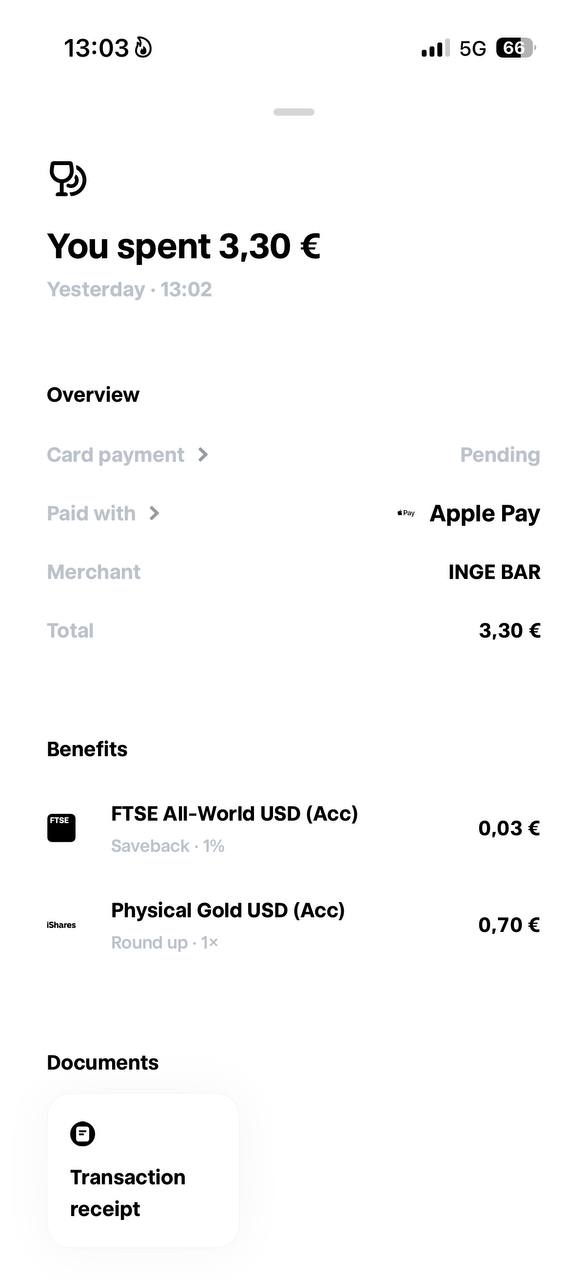
#> input picture temp_photo.jpg, 588 x 1280 px
$ python -i ocr_client.py   (imports and definitions only)
#> lines starting #> are read from the running program, lines starting #| are printed output that depends on the picture
"""
src/ocr_client.py — Tesseract OCR wrapper per estrazione testo da foto scontrini.

Pipeline: immagine → preprocessing PIL → pytesseract (ita) → testo pulito →
estrazione allowlist (Art. 5(1)(c) GDPR — minimizzazione).

Allowlist invece di denylist: invece di enumerare cosa scartare (approccio fragile,
vedi il caso "scontrino parlante" farmacia sanzionato dal Garante Privacy), si tiene
SOLO ciò che il parser usa davvero — nome esercizio, data, importo totale — e si
scarta tutto il resto per default (righe articolo, indirizzo, telefono, IVA, numero
scontrino, ecc.). Nessun dato oltre questi 3 campi raggiunge mai l'LLM esterno o i log.
"""

import logging
import re

import pytesseract
from PIL import Image, ImageEnhance, ImageFilter

logger = logging.getLogger("financial_agent.ocr")

# Difesa da decompression bomb: un file piccolo (sotto MAX_FILE_SIZE_MB) può
# dichiarare dimensioni pixel enormi e far allocare a Pillow centinaia di MB in
# memoria al decode. Una foto scontrino reale (anche da fotocamera 48MP) sta
# ampiamente sotto questa soglia; il default di Pillow (~89M pixel, solo warning,
# non blocca) è troppo permissivo per input non fidati da Telegram.
Image.MAX_IMAGE_PIXELS = 30_000_000

# Soglia minima di caratteri per considerare l'OCR riuscito
_MIN_TEXT_LENGTH = 10

# PSM 6 ("assume a single uniform block of text") invece del default PSM 3
# (segmentazione automatica della pagina): su scontrini fotografati/sgualciti il
# default può decidere che intere righe (spesso proprio quella della data) "non
# sono testo valido" e scartarle prima ancora di leggerle, o restituire stringa
# vuota. Verificato su foto reali: con PSM 3 alcuni scontrini restituivano 0
# caratteri o mancavano completamente della riga data; con PSM 6 il testo (incluse
# le date) viene estratto correttamente. Uno scontrino è una singola colonna
# stretta di testo — non ha la struttura complessa per cui PSM 3 è pensato.
_TESSERACT_CONFIG = "--psm 6"

# Etichette tipiche su scontrini italiani seguite dal nome di un terzo (cameriere,
# cassiere, cliente...) — dato personale non necessario alla categorizzazione della
# spesa (Art. 5(1)(c) GDPR: minimizzazione). Applicato come rete di sicurezza sulla
# riga nome-esercizio estratta dall'allowlist (difesa in profondità).
_PII_LABEL_RE = re.compile(
    r"^\s*(cameriere|operatore|cassiere|cassa\s*n?°?\s*\d*|cliente|servito\s+da|"
    r"addetto|venditore|referente|rif\.?\s*cliente|nome\s+cliente|tavolo\s*\d*)\s*[:\-].*$",
    re.IGNORECASE,
)

# Sequenze numeriche lunghe (carte fedeltà, codici fiscali, ultime cifre carta di
# pagamento) — non necessarie alla categorizzazione, vengono mascherate.
_LONG_DIGIT_RE = re.compile(r"\b\d[\d \-]{11,}\d\b")

# Data — formato italiano (gg/mm/aaaa, gg-mm-aa, gg.mm.aaaa) o ISO (aaaa-mm-gg).
_DATE_RE = re.compile(r"\b(\d{1,2}[/\-.]\d{1,2}[/\-.]\d{2,4}|\d{4}-\d{2}-\d{2})\b")

# Importo totale — riga con etichetta nota (TOTALE, IMPORTO, DA PAGARE) seguita da un
# valore in formato prezzo. Cercato PRIMA del fallback su qualunque prezzo nel testo.
_TOTAL_LABEL_RE = re.compile(
    r"(totale\s*(?:eur|complessivo|euro)?|importo|da\s+pagare)\D{0,20}(\d{1,5}[.,]\d{2})",
    re.IGNORECASE,
)
# Fallback: qualunque valore in formato prezzo (usato se nessuna label matcha —
# si assume che il totale sia il valore più alto presente sullo scontrino).
_AMOUNT_ANY_RE = re.compile(r"\b(\d{1,5}[.,]\d{2})\b")


class OCRError(Exception):
    """Errore generico: impossibile leggere lo scontrino (foto illeggibile)."""


class OCRMerchantNotFoundError(OCRError):
    """Nome dell'esercizio non riconosciuto nel testo estratto."""


class OCRDateNotFoundError(OCRError):
    """Data non riconosciuta nel testo estratto."""


class OCRTotalNotFoundError(OCRError):
    """Importo totale non riconosciuto nel testo estratto."""


class OcrClient:
    """Wrapper Tesseract OCR con preprocessing immagine per scontrini."""

    def extract_text_from_image(self, image_path: str, chat_id: str = "unknown") -> str:
        """
        Estrae da un'immagine solo i campi necessari al parsing della spesa
        (nome esercizio, data, importo totale) usando Tesseract OCR (lingua italiana).

        Args:
            image_path: Percorso assoluto all'immagine (JPEG, PNG, ecc.)
            chat_id: Identificatore pseudonimo utente, solo per il logging strutturato.

        Returns:
            Testo minimizzato nel formato "Esercizio: ...\\nData: ...\\nTotale: ...".

        Raises:
            OCRError: testo OCR troppo corto, foto probabilmente illeggibile.
            OCRMerchantNotFoundError: nessun nome esercizio riconoscibile.
            OCRDateNotFoundError: nessuna data riconoscibile.
            OCRTotalNotFoundError: nessun importo totale riconoscibile.
        """
#> called with image_path = '../temp_photo.jpg', chat_id = 'unknown'
        logger.info(
            "ocr_started",
            extra={"domain": "usage", "event": "ocr_started", "chat_id": chat_id, "meta": {}},
        )

        try:
            img = Image.open(image_path)
#> img is the input picture: PIL image 588x1280 RGB; mean R, G, B 249.2, 249.3, 249.3
            img = self._preprocess(img)
        except Image.DecompressionBombError:
            logger.warning(
                "ocr_decompression_bomb_rejected",
                extra={"domain": "security", "event": "ocr_decompression_bomb_rejected",
                       "chat_id": chat_id, "meta": {}},
            )
            raise OCRError("immagine non valida")

        raw_text = pytesseract.image_to_string(img, lang="ita", config=_TESSERACT_CONFIG)
        cleaned = self._clean(raw_text)

        if len(cleaned) < _MIN_TEXT_LENGTH:
            logger.warning(
                "ocr_text_too_short",
                extra={
                    "domain": "usage",
                    "event": "ocr_text_too_short",
                    "chat_id": chat_id,
                    "meta": {"length": len(cleaned)},
                },
            )
            raise OCRError("testo non leggibile")

        minimized = self._extract_relevant_fields(cleaned, chat_id)

        logger.info(
            "ocr_extraction_completed",
            extra={
                "domain": "usage",
                "event": "ocr_extraction_completed",
                "chat_id": chat_id,
                "meta": {"length": len(minimized)},
            },
        )
        return minimized

    def _preprocess(self, img: Image.Image) -> Image.Image:
        """Applica preprocessing per migliorare la leggibilità da parte di Tesseract."""
        # Scala di grigi — Tesseract lavora meglio in bianco e nero
        img = img.convert("L")
#> img: PIL image 588x1280 L

        # Aumento contrasto per scontrini sbiaditi o con illuminazione scarsa
        img = ImageEnhance.Contrast(img).enhance(2.0)
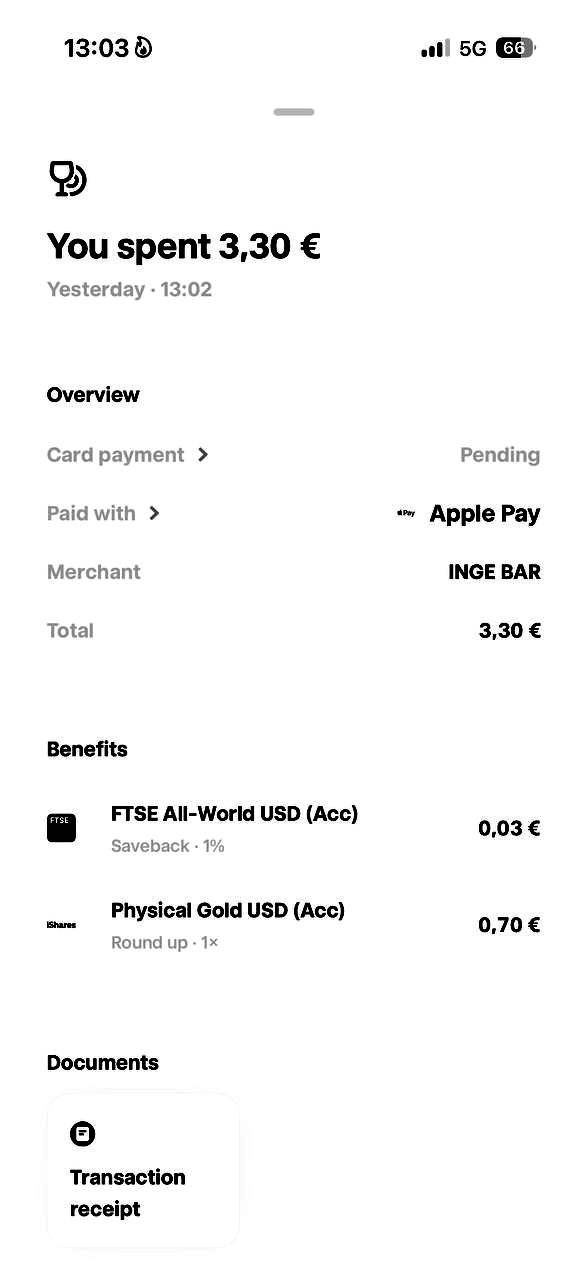
#> img: PIL image 588x1280 L; min 0, max 255, mean 248

        # Leggero sharpening per testo sfocato
        img = img.filter(ImageFilter.SHARPEN)

        # Ridimensiona se l'immagine è troppo piccola (< 800px di larghezza)
        # Tesseract funziona meglio con immagini ad alta risoluzione
        if img.width < 800:
            scale = 800 / img.width
#> scale = 1.36
            new_size = (800, int(img.height * scale))
#> new_size = (800, 1741)
            img = img.resize(new_size, Image.LANCZOS)
#> img: PIL image 800x1741 L

        return img

    # [91 lines left out: functions _clean, _extract_relevant_fields, _extract_merchant, _extract_date, _extract_total, _redact_pii and 1 more, not called in this run]

#> (the run stopped early here; a loop or call above may not have finished)
